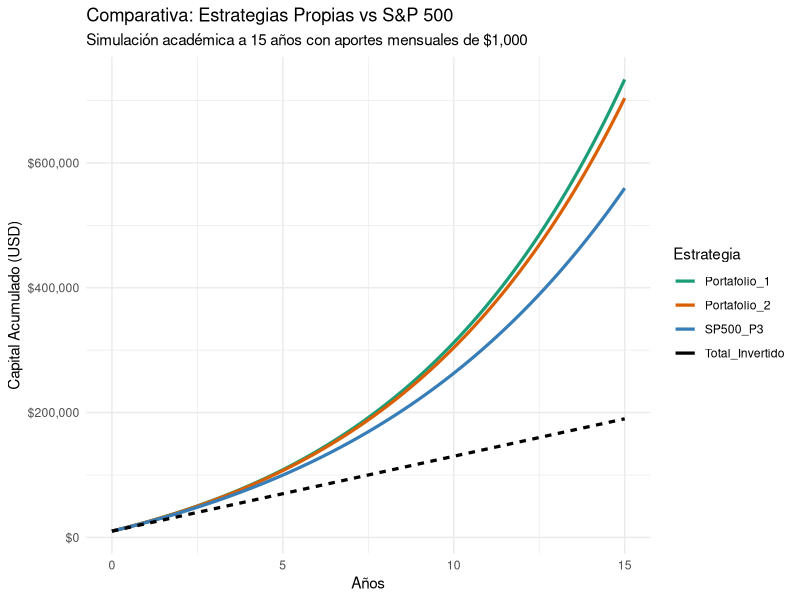

This chart was generated by the following R code:
install.packages("ggplot2")
install.packages("tidyr")
install.packages("scales")

library(ggplot2)
library(tidyr)
library(scales)

# Parámetros
capital_inicial <- 10000
aporte_mensual <- 1000
anios <- 15
meses <- 0:(anios * 12)

# Tasas Anuales
tasas <- c(P1 = 0.1464, P2 = 0.1424, P3 = 0.1200)
tasas_m <- tasas / 12

# Función de Valor Futuro
calcular_fv <- function(r, t, pv, pmt) {
  fv <- pv * (1 + r)^t + pmt * (((1 + r)^t - 1) / r)
  fv[t == 0] <- pv
  return(fv)
}

# Generar Datos
df <- data.frame(
  Mes = meses,
  Anio = meses / 12,
  Portafolio_1 = calcular_fv(tasas_m["P1"], meses, capital_inicial, aporte_mensual),
  Portafolio_2 = calcular_fv(tasas_m["P2"], meses, capital_inicial, aporte_mensual),
  SP500_P3 = calcular_fv(tasas_m["P3"], meses, capital_inicial, aporte_mensual),
  Total_Invertido = capital_inicial + (aporte_mensual * meses)
)

# Formato Largo para ggplot
df_long <- pivot_longer(df, cols = -c(Mes, Anio), names_to = "Estrategia", values_to = "Valor")

# Gráfico
ggplot(df_long, aes(x = Anio, y = Valor, color = Estrategia)) +
  geom_line(aes(linetype = Estrategia == "Total_Invertido"), size = 1.1) +
  scale_y_continuous(labels = dollar_format()) +
  scale_color_manual(values = c("#1b9e77", "#d95f02", "#377eb8", "#000000")) +
  labs(title = "Comparativa: Estrategias Propias vs S&P 500",
       subtitle = "Simulación académica a 15 años con aportes mensuales de $1,000",
       x = "Años", y = "Capital Acumulado (USD)") +
  theme_minimal() +
  guides(linetype = "none")
  
